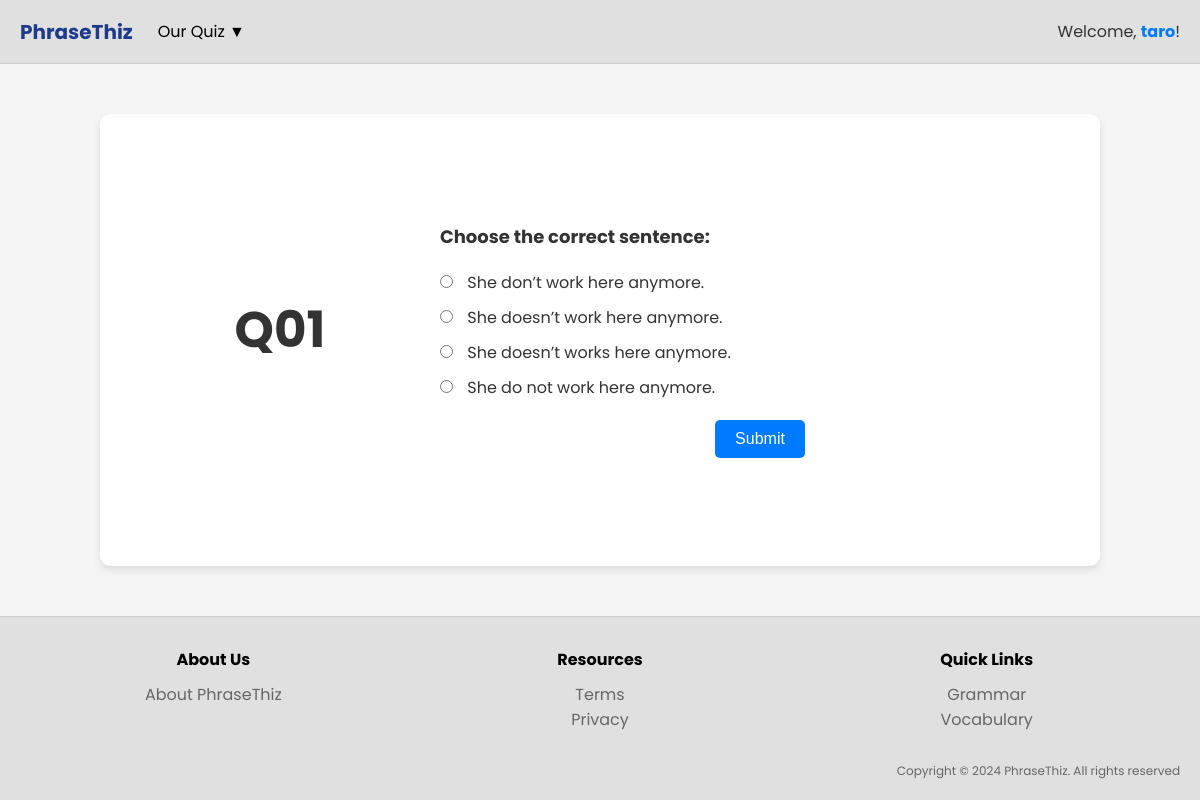
The app's page /student/grammar-quiz.php (signed in) with its own data.
### tables this page shows
CREATE TABLE IF NOT EXISTS `question` (
  `question_id` varchar(50) NOT NULL,
  `question_text` varchar(1000) NOT NULL,
  `Option 1` varchar(255) NOT NULL,
  `Option 2` varchar(255) NOT NULL,
  `Option 3` varchar(255) NOT NULL,
  `Option 4` varchar(255) NOT NULL,
  `quiz_id` varchar(50) NOT NULL,
  PRIMARY KEY (`question_id`),
  KEY `quiz_id` (`quiz_id`)
);

### student/grammar-quiz.php (the view, shortened to what this page needs)
<?php
include("../conn/conn.php");
$quiz_id = "QZ01";
$current_question_index = isset($_GET['index']) ? (int)$_GET['index'] : 0;
$sql = "
    SELECT
        q.question_id,
        q.question_text,
        q.`Option 1` AS option1,
        q.`Option 2` AS option2,
        q.`Option 3` AS option3,
        q.`Option 4` AS option4,
        a.answer_text
    FROM question q
    INNER JOIN answer a ON q.question_id = a.question_id
    WHERE q.quiz_id = '$quiz_id' AND a.is_correct = 1
    ORDER BY q.question_id
";
$result = mysqli_query($con, $sql);
$questions = [];
while ($row = mysqli_fetch_assoc($result)) {
    $questions[] = $row;
}
$current_question = $questions[$current_question_index];
$question_text = $current_question['question_text'];
$options = [
    $current_question['option1'],
    $current_question['option2'],
    $current_question['option3'],
    $current_question['option4']
];
?>
<!DOCTYPE html>
<html lang="en">
<head>
    <link rel="stylesheet" href="../css/grammar-quiz.css">
</head>
<body>
<header class="header">
    <div class="header-left">
        <a href="student-homepage.php" class="logo">PhraseThiz</a>
        <div class="dropdown">
            <button class="dropdown-btn">Our Quiz ▼</button>
        </div>
    </div>
    <div class="header-right">
        <span>Welcome, <a href="../student/student-profile.php" class="profile-link"><?php echo htmlspecialchars($_SESSION['username']); ?></a>!</span>
    </div>
</header>
<div class="container" style="display: flex; align-items: center; justify-content: center;">
    <h1 style="flex: 1; text-align: center;">
        Q<?php echo str_pad($current_question_index + 1, 2, "0", STR_PAD_LEFT); ?>
    </h1>
    <form id="quiz-form" method="POST" action="../student/grammar-quiz.php?index=<?php echo $current_question_index; ?>" style="flex: 2; text-align: center;">
        <div class="question"><?php echo htmlspecialchars($question_text); ?></div>
        <ul class="options" style="list-style: none; padding: 0; margin: 0;">
            <?php foreach ($options as $option): ?>
                <li style="margin-bottom: 10px;">
                    <input type="radio" name="answer" value="<?php echo htmlspecialchars($option); ?>" required>
                    <?php echo htmlspecialchars($option); ?>
                </li>
            <?php endforeach; ?>
        </ul>
        <button type="submit" class="btn" style="margin-top: 10px;">Submit</button>
    </form>
</div>
<footer>
    <div class="footer-container">
        <div class="footer-section">
            <h3>About Us</h3>
            <ul>
                <li><a href="../about-us/about-us.php">About PhraseThiz</a></li>
            </ul>
        </div>
        <div class="footer-section">
            <h3>Resources</h3>
            <ul>
                <li><a href="../term-privacy/term-privacy.php">Terms</a></li>
                <li><a href="../term-privacy/term-privacy.php">Privacy</a></li>
            </ul>
        </div>
        <div class="footer-section">
            <h3>Quick Links</h3>
            <ul>
                <li><a href="../student/grammar.php">Grammar</a></li>
                <li><a href="../student/vocabulary.php">Vocabulary</a></li>
            </ul>
        </div>
        <div class="footer-copyright">
            <p>Copyright &copy; 2024 PhraseThiz. All rights reserved</p>
        </div>
    </div>
</footer>
</body>
</html>

### css/grammar-quiz.css (style rules this page uses)
* { margin: 0; padding: 0; box-sizing: border-box; }
html, body { height: 100%; margin: 0; display: flex; flex-direction: column; font-family: 'Poppins', sans-serif; background-color: #f5f5f5; color: #333; transition: opacity 0.5s ease; }
.header { display: flex; justify-content: space-between; align-items: center; padding: 14px 20px; background-color: #e0e0e0; border-bottom: 1px solid #ccc; height: auto; }
.header-left { display: flex; align-items: center; gap: 20px; }
.logo { font-size: 20px; font-weight: bold; color: #1e3a8a; text-decoration: none; }
.dropdown { position: relative; }
.dropdown-btn { background: none; border: none; font-family: 'Poppins'; color: #000; font-size: 16px; cursor: pointer; padding: 5px; transition: color 0.3s; }
.profile-link { text-decoration: none; color: #007BFF; font-weight: bold; }
.container { flex: 1; width: 90%; max-width: 1000px; margin: 50px auto; background: #fff; padding: 20px; border-radius: 10px; box-shadow: 0 4px 8px rgba(0, 0, 0, 0.1); text-align: center; }
.container h1 { font-size: 50px; margin-bottom: 20px; color: #333; }
.container .question { font-size: 18px; font-weight: bold; margin-bottom: 20px; color: #333; }
.question { margin-left: 0px; padding-left: -430px; text-align: left; }
.container .options { list-style: none; padding: 0; }
.container .options li { margin: 10px 0; text-align: left; }
.container .options input[type="radio"] { margin-right: 10px; }
.container .btn { margin-top: 20px; padding: 10px 20px; font-size: 16px; background-color: #007bff; color: white; border: none; border-radius: 5px; cursor: pointer; text-align: center; }
footer { background-color: #e0e0e0; padding: 20px; border-top: 1px solid #ccc; text-align: center; margin-top: auto; }
.footer-container { display: flex; flex-wrap: wrap; justify-content: space-between; align-items: flex-start; max-width: 1200px; margin: 0 auto; }
.footer-section { flex: 1; min-width: 200px; margin: 10px; }
.footer-section h3 { font-size: 16px; margin-bottom: 10px; color: #000; }
.footer-section ul { list-style: none; padding: 0; margin: 0; }
.footer-section ul li a { text-decoration: none; color: #666; }
.footer-copyright { flex: 1 100%; text-align: right; font-size: 12px; color: #666; margin-top: 20px; }

### records on screen
question: question_text "Choose the correct sentence:", Option 1 "She don’t work here anymore.", Option 3 "She doesn’t works here anymore.", Option 4 "She do not work here anymore."

### other values on screen
$_SESSION['username'] "taro"
str_pad($current_question_index + 1, 2, "0", STR_PAD_LEFT) "01"
$option "She doesn’t work here anymore."
